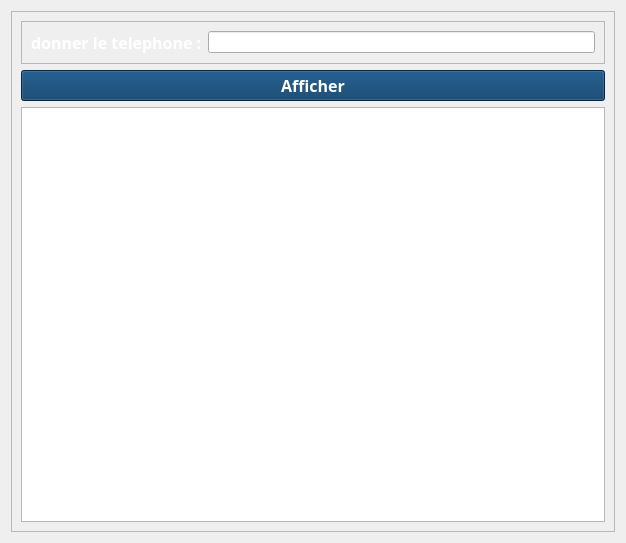
<?xml version="1.0" encoding="UTF-8"?>
<ui version="4.0">
 <class>Form</class>
 <widget class="QWidget" name="Form">
  <property name="geometry">
   <rect>
    <x>0</x>
    <y>0</y>
    <width>626</width>
    <height>543</height>
   </rect>
  </property>
  <property name="windowTitle">
   <string>Form</string>
  </property>
  <property name="styleSheet">
   <string notr="true">QWidget {
    border-image: url(:/newPrefix/covid.jpg);
}
QWidget * {
    border-image: none;
}</string>
  </property>
  <layout class="QVBoxLayout" name="verticalLayout_2">
   <item>
    <widget class="QFrame" name="frame_2">
     <property name="frameShape">
      <enum>QFrame::StyledPanel</enum>
     </property>
     <property name="frameShadow">
      <enum>QFrame::Raised</enum>
     </property>
     <layout class="QVBoxLayout" name="verticalLayout">
      <item>
       <widget class="QFrame" name="frame">
        <property name="frameShape">
         <enum>QFrame::StyledPanel</enum>
        </property>
        <property name="frameShadow">
         <enum>QFrame::Raised</enum>
        </property>
        <layout class="QHBoxLayout" name="horizontalLayout">
         <item>
          <widget class="QLabel" name="label">
           <property name="palette">
            <palette>
             <active>
              <colorrole role="WindowText">
               <brush brushstyle="SolidPattern">
                <color alpha="255">
                 <red>255</red>
                 <green>255</green>
                 <blue>255</blue>
                </color>
               </brush>
              </colorrole>
              <colorrole role="Text">
               <brush brushstyle="SolidPattern">
                <color alpha="255">
                 <red>255</red>
                 <green>255</green>
                 <blue>255</blue>
                </color>
               </brush>
              </colorrole>
             </active>
             <inactive>
              <colorrole role="WindowText">
               <brush brushstyle="SolidPattern">
                <color alpha="255">
                 <red>255</red>
                 <green>255</green>
                 <blue>255</blue>
                </color>
               </brush>
              </colorrole>
              <colorrole role="Text">
               <brush brushstyle="SolidPattern">
                <color alpha="255">
                 <red>255</red>
                 <green>255</green>
                 <blue>255</blue>
                </color>
               </brush>
              </colorrole>
             </inactive>
             <disabled>
              <colorrole role="WindowText">
               <brush brushstyle="SolidPattern">
                <color alpha="255">
                 <red>120</red>
                 <green>120</green>
                 <blue>120</blue>
                </color>
               </brush>
              </colorrole>
              <colorrole role="Text">
               <brush brushstyle="SolidPattern">
                <color alpha="255">
                 <red>120</red>
                 <green>120</green>
                 <blue>120</blue>
                </color>
               </brush>
              </colorrole>
             </disabled>
            </palette>
           </property>
           <property name="font">
            <font>
             <family>Segoe UI Black</family>
             <pointsize>12</pointsize>
             <weight>75</weight>
             <bold>true</bold>
            </font>
           </property>
           <property name="text">
            <string>donner le telephone :</string>
           </property>
          </widget>
         </item>
         <item>
          <widget class="QLineEdit" name="lineEdit"/>
         </item>
        </layout>
       </widget>
      </item>
      <item>
       <widget class="QPushButton" name="pushButton">
        <property name="palette">
         <palette>
          <active>
           <colorrole role="WindowText">
            <brush brushstyle="SolidPattern">
             <color alpha="255">
              <red>255</red>
              <green>255</green>
              <blue>255</blue>
             </color>
            </brush>
           </colorrole>
           <colorrole role="Button">
            <brush brushstyle="SolidPattern">
             <color alpha="255">
              <red>1</red>
              <green>55</green>
              <blue>100</blue>
             </color>
            </brush>
           </colorrole>
           <colorrole role="Text">
            <brush brushstyle="SolidPattern">
             <color alpha="255">
              <red>255</red>
              <green>255</green>
              <blue>255</blue>
             </color>
            </brush>
           </colorrole>
           <colorrole role="ButtonText">
            <brush brushstyle="SolidPattern">
             <color alpha="255">
              <red>255</red>
              <green>255</green>
              <blue>255</blue>
             </color>
            </brush>
           </colorrole>
           <colorrole role="Base">
            <brush brushstyle="SolidPattern">
             <color alpha="255">
              <red>1</red>
              <green>55</green>
              <blue>100</blue>
             </color>
            </brush>
           </colorrole>
           <colorrole role="Window">
            <brush brushstyle="SolidPattern">
             <color alpha="255">
              <red>1</red>
              <green>55</green>
              <blue>100</blue>
             </color>
            </brush>
           </colorrole>
          </active>
          <inactive>
           <colorrole role="WindowText">
            <brush brushstyle="SolidPattern">
             <color alpha="255">
              <red>255</red>
              <green>255</green>
              <blue>255</blue>
             </color>
            </brush>
           </colorrole>
           <colorrole role="Button">
            <brush brushstyle="SolidPattern">
             <color alpha="255">
              <red>1</red>
              <green>55</green>
              <blue>100</blue>
             </color>
            </brush>
           </colorrole>
           <colorrole role="Text">
            <brush brushstyle="SolidPattern">
             <color alpha="255">
              <red>255</red>
              <green>255</green>
              <blue>255</blue>
             </color>
            </brush>
           </colorrole>
           <colorrole role="ButtonText">
            <brush brushstyle="SolidPattern">
             <color alpha="255">
              <red>255</red>
              <green>255</green>
              <blue>255</blue>
             </color>
            </brush>
           </colorrole>
           <colorrole role="Base">
            <brush brushstyle="SolidPattern">
             <color alpha="255">
              <red>1</red>
              <green>55</green>
              <blue>100</blue>
             </color>
            </brush>
           </colorrole>
           <colorrole role="Window">
            <brush brushstyle="SolidPattern">
             <color alpha="255">
              <red>1</red>
              <green>55</green>
              <blue>100</blue>
             </color>
            </brush>
           </colorrole>
          </inactive>
          <disabled>
           <colorrole role="WindowText">
            <brush brushstyle="SolidPattern">
             <color alpha="255">
              <red>120</red>
              <green>120</green>
              <blue>120</blue>
             </color>
            </brush>
           </colorrole>
           <colorrole role="Button">
            <brush brushstyle="SolidPattern">
             <color alpha="255">
              <red>1</red>
              <green>55</green>
              <blue>100</blue>
             </color>
            </brush>
           </colorrole>
           <colorrole role="Text">
            <brush brushstyle="SolidPattern">
             <color alpha="255">
              <red>120</red>
              <green>120</green>
              <blue>120</blue>
             </color>
            </brush>
           </colorrole>
           <colorrole role="ButtonText">
            <brush brushstyle="SolidPattern">
             <color alpha="255">
              <red>120</red>
              <green>120</green>
              <blue>120</blue>
             </color>
            </brush>
           </colorrole>
           <colorrole role="Base">
            <brush brushstyle="SolidPattern">
             <color alpha="255">
              <red>1</red>
              <green>55</green>
              <blue>100</blue>
             </color>
            </brush>
           </colorrole>
           <colorrole role="Window">
            <brush brushstyle="SolidPattern">
             <color alpha="255">
              <red>1</red>
              <green>55</green>
              <blue>100</blue>
             </color>
            </brush>
           </colorrole>
          </disabled>
         </palette>
        </property>
        <property name="font">
         <font>
          <family>Segoe UI Black</family>
          <pointsize>12</pointsize>
          <weight>75</weight>
          <bold>true</bold>
         </font>
        </property>
        <property name="styleSheet">
         <string notr="true">background-color: rgb(1, 55, 100);</string>
        </property>
        <property name="text">
         <string>Afficher</string>
        </property>
       </widget>
      </item>
      <item>
       <widget class="QTableView" name="tableView"/>
      </item>
     </layout>
    </widget>
   </item>
  </layout>
 </widget>
 <resources/>
 <connections/>
</ui>
